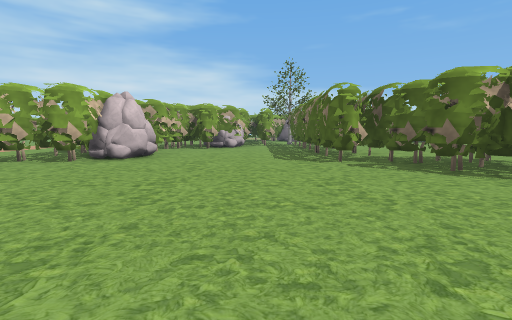
View 1 (above)

17 first-person views from a walk through a 3-D level made in the Godot game engine. The camera is 1.2 m above the floor, tilts 6° down and sees 85° across. The floor is counted in squares, 2 m on a side. Each view is taken from the middle of a square. On the plan, view 1 faces up. The plan holds only what a view shows up to about 9 squares ahead; the rest is blank. The place goes on beyond the plan. Characters and animated objects are not drawn. Some surface patterns are stand-ins.

View 2
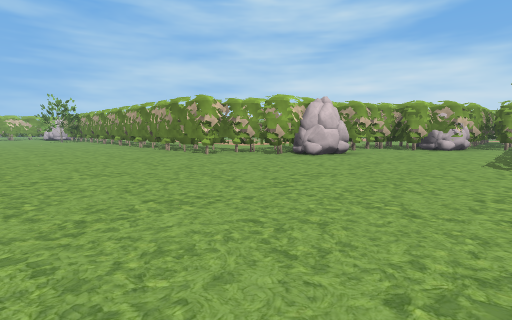

View 3
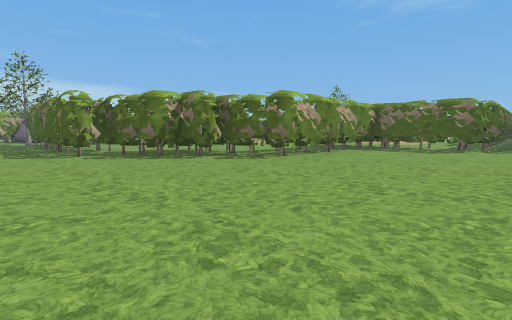

View 4
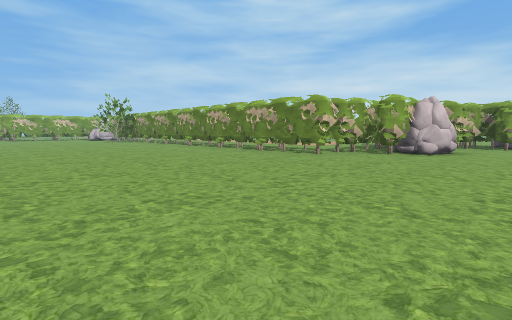

View 5
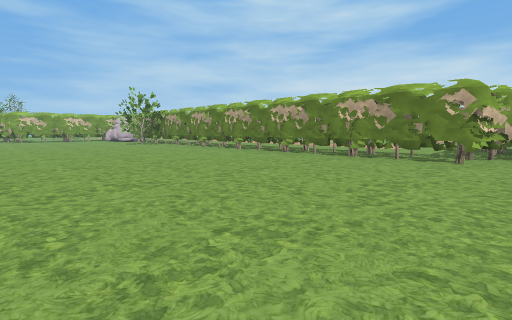

View 6
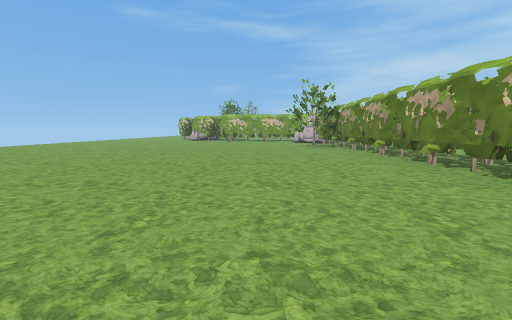

View 7
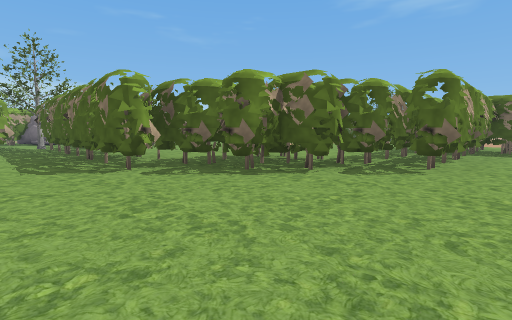

View 8
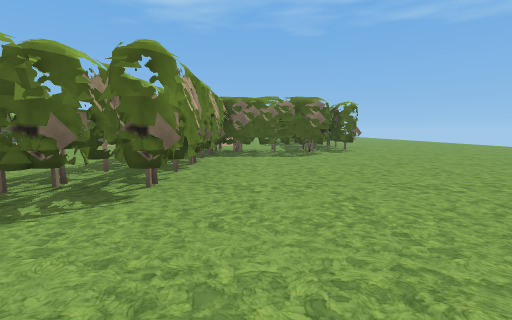

View 9
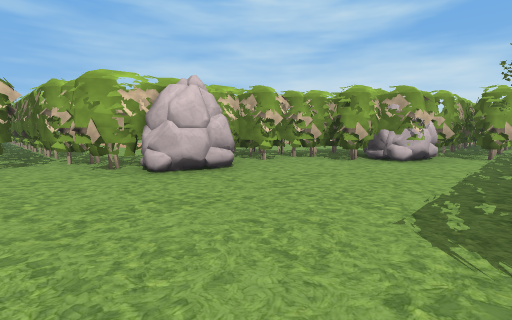

View 10
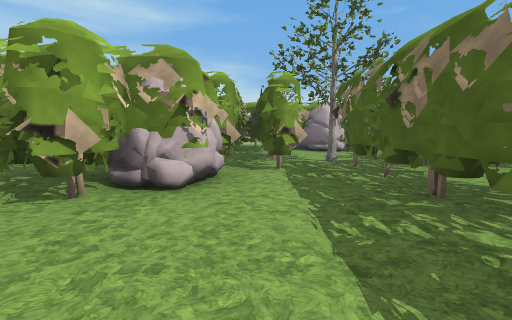

View 11
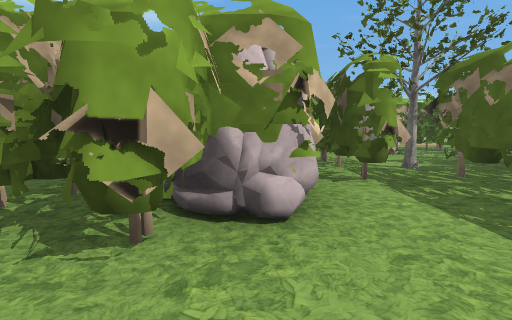

View 12
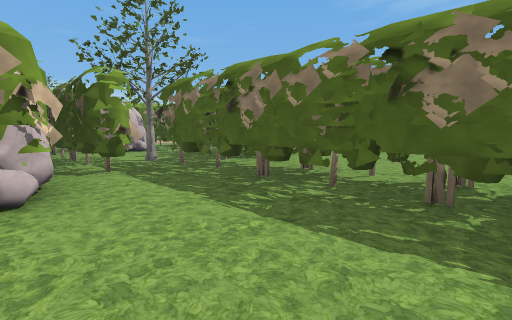

View 13
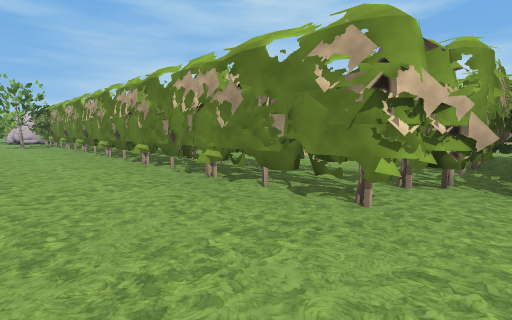

View 14
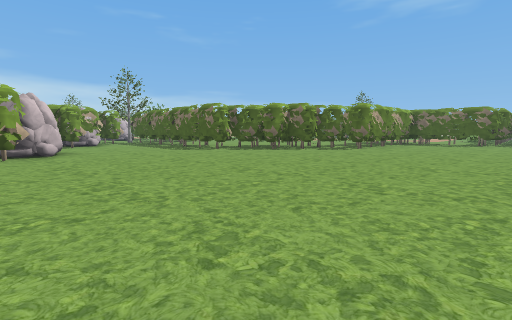

View 15
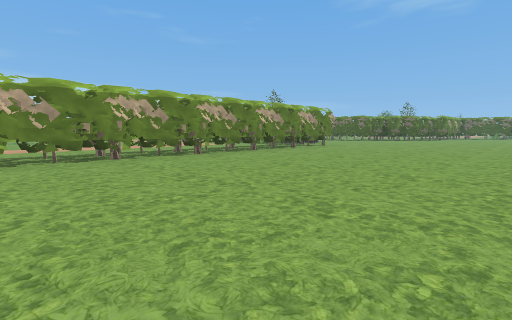

View 16
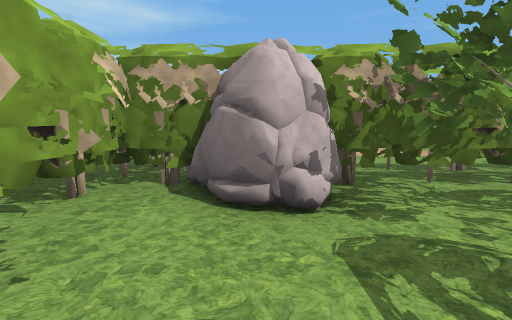

View 17
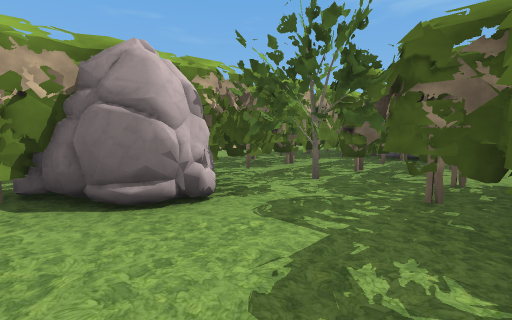

### Floor plan
Key: @ floor where view 1 was taken; # wall or solid block; . floor; R rock; T tree.
Columns run from 15 left of view 1 to 11 right of it. Each row starts with its distance up from view 1.
 16                ######
 15                #.RTT#
 14                #...##
 13                #..##
 12               ##T##
 11              ###.##
 10             ###..#
  9            ###...#
  8            ##....#
  7            #R....#
  6           ##R....##
  5          ###.....###
  4 ###########.......###
  3 T..................###
  2 ....................######
  1 .........................#
  0 ...............@.........##
 -1 .........................##
 -2 ..........................#

Positions as (right, up) in squares from view 1, and headings:
1: (0, 0), facing up
2: (1, 0), facing up-left
3: (0, -2), facing up-right
4: (-1, -2), facing up-left
5: (-4, -2), facing up-left
6: (-6, 1), facing left
7: (0, 1), facing up-right
8: (2, 1), facing right
9: (1, 4), facing up-left
10: (0, 7), facing up
11: (-1, 8), facing up
12: (-1, 7), facing up-right
13: (-4, 2), facing up-left
14: (-4, -2), facing up-right
15: (-15, -2), facing up-right
16: (2, 13), facing up
17: (1, 13), facing up-right
